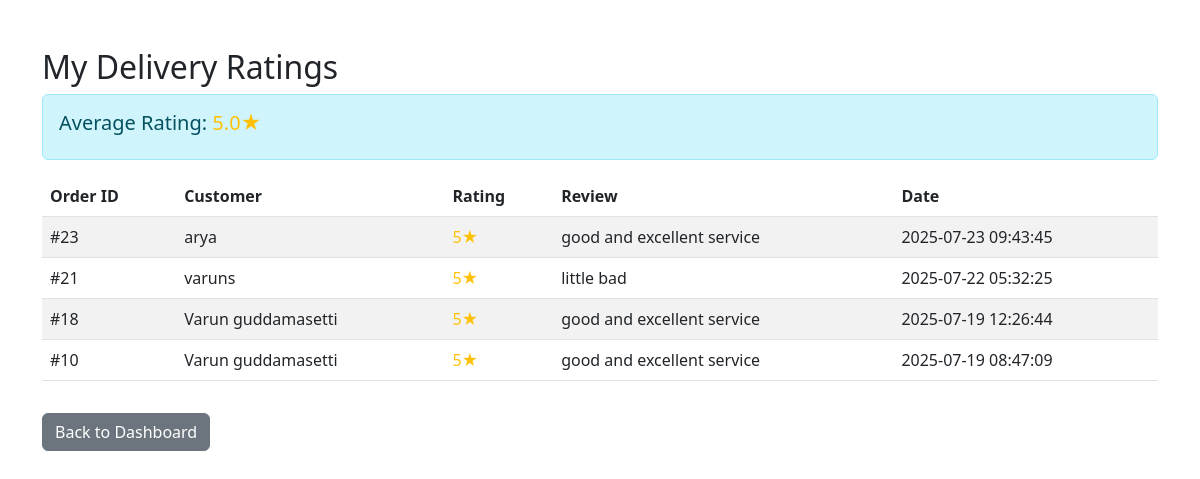
Page /delivery_ratings (signed in) on the earlier database version.
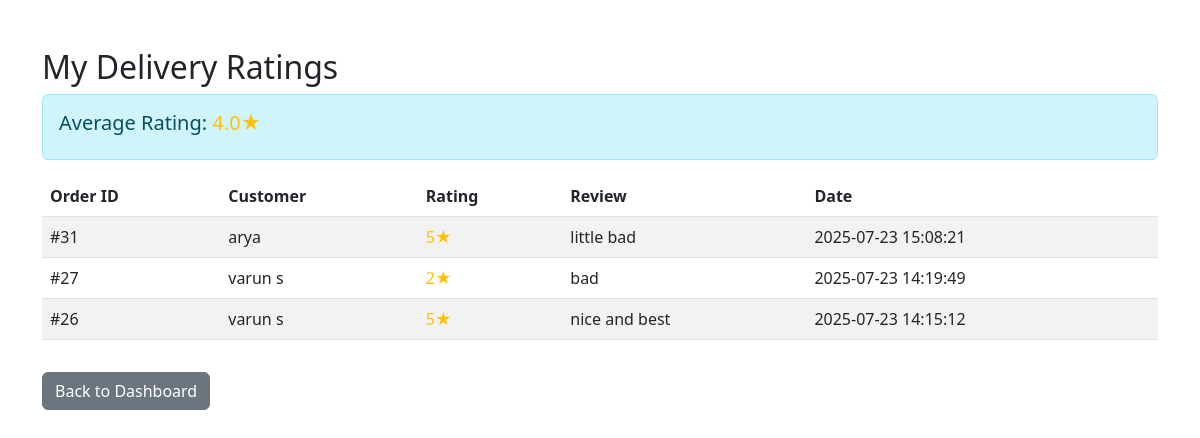
Same page on the later database version.
### tables this page shows
CREATE TABLE delivery_ratings (
        id INTEGER PRIMARY KEY AUTOINCREMENT,
        order_id INTEGER NOT NULL,
        delivery_partner_id INTEGER NOT NULL,
        customer_username TEXT NOT NULL,
        rating INTEGER NOT NULL CHECK (rating >= 1 AND rating <= 5),
        review TEXT,
        timestamp DATETIME DEFAULT CURRENT_TIMESTAMP,
        FOREIGN KEY(order_id) REFERENCES orders(id),
        FOREIGN KEY(delivery_partner_id) REFERENCES delivery_partners(id),
        UNIQUE(order_id, delivery_partner_id)
    );

CREATE TABLE orders (
    id INTEGER PRIMARY KEY AUTOINCREMENT,
    username TEXT NOT NULL,
    items TEXT NOT NULL,
    total REAL NOT NULL,
    address_id INTEGER,
    payment_mode TEXT,
    order_status TEXT DEFAULT 'Order Placed',
    timestamp DATETIME DEFAULT CURRENT_TIMESTAMP
, restaurant_id INTEGER);

### routes/delivery_routes.py (the view)
@delivery_bp.route('/delivery_ratings')
def delivery_ratings():
    if 'delivery_partner_id' not in session:
        return redirect(url_for('delivery.delivery_login'))
    delivery_partner_id = session['delivery_partner_id']
    conn = sqlite3.connect('database.db')
    cursor = conn.cursor()
    try:
        cursor.execute('''SELECT dr.rating, dr.review, dr.timestamp, dr.customer_username, o.id as order_id
                          FROM delivery_ratings dr
                          JOIN orders o ON dr.order_id = o.id
                          WHERE dr.delivery_partner_id = ?
                          ORDER BY dr.timestamp DESC''', (delivery_partner_id,))
        ratings = cursor.fetchall()
        cursor.execute('SELECT AVG(rating) FROM delivery_ratings WHERE delivery_partner_id=?', (delivery_partner_id,))
        avg_rating = cursor.fetchone()[0]
    except Exception as e:
        logging.error(f"Delivery ratings error: {e}")
        flash('An error occurred while loading your ratings. Please try again later.', 'danger')
    finally:
        conn.close()
    ratings_list = []
    for rating, review, timestamp, customer, order_id in ratings:
        ratings_list.append({
            'rating': rating,
            'review': review,
            'timestamp': timestamp,
            'customer': customer,
            'order_id': order_id
        })
    return render_template('delivery_ratings.html', ratings=ratings_list, avg_rating=avg_rating)

### templates/delivery_ratings.html (shortened to what this page needs)
<!DOCTYPE html>
<html lang="en">
<head>
    <link rel="stylesheet" href="https://cdn.jsdelivr.net/npm/bootstrap@5.3.0/dist/css/bootstrap.min.css">
</head>
<body>
<div class="container mt-5">
    <div class="row">
        <div class="col-md-12">
            <h2>My Delivery Ratings</h2>
            {% if avg_rating %}
                <div class="alert alert-info">
                    <h5>Average Rating: <span class="text-warning">{{ "%.1f"|format(avg_rating) }}★</span></h5>
                </div>
            {% endif %}
            {% if ratings %}
                <div class="table-responsive">
                    <table class="table table-striped">
                        <thead>
                            <tr>
                                <th>Order ID</th>
                                <th>Customer</th>
                                <th>Rating</th>
                                <th>Review</th>
                                <th>Date</th>
                            </tr>
                        </thead>
                        <tbody>
                            {% for rating in ratings %}
                            <tr>
                                <td>#{{ rating.order_id }}</td>
                                <td>{{ rating.customer }}</td>
                                <td><span class="text-warning">{{ rating.rating }}★</span></td>
                                <td>
                                    {% if rating.review %}
                                        {{ rating.review }}
                                    {% else %}
                                        <span class="text-muted">No review</span>
                                    {% endif %}
                                </td>
                                <td>{{ rating.timestamp }}</td>
                            </tr>
                            {% endfor %}
                        </tbody>
                    </table>
                </div>
            {% else %}
                <div class="alert alert-warning">
                    <p>No ratings yet. Complete deliveries to receive customer ratings!</p>
                </div>
            {% endif %}
            <div class="mt-3">
                <a href="/delivery_dashboard" class="btn btn-secondary">Back to Dashboard</a>
            </div>
        </div>
    </div>
</div>
</body>
</html>

Differences in the rows shown:
removed delivery_ratings: order_id "23", customer "arya", rating "5", review "good and excellent service", timestamp "2025-07-23 09:43:45"
removed delivery_ratings: order_id "21", customer "varuns", rating "5", review "little bad", timestamp "2025-07-22 05:32:25"
removed delivery_ratings: order_id "18", customer "Varun guddamasetti", rating "5", review "good and excellent service", timestamp "2025-07-19 12:26:44"
removed delivery_ratings: order_id "10", customer "Varun guddamasetti", rating "5", review "good and excellent service", timestamp "2025-07-19 08:47:09"
added delivery_ratings: order_id "31", customer "arya", rating "5", review "little bad", timestamp "2025-07-23 15:08:21"
added delivery_ratings: order_id "27", customer "varun s", rating "2", review "bad", timestamp "2025-07-23 14:19:49"
added delivery_ratings: order_id "26", customer "varun s", rating "5", review "nice and best", timestamp "2025-07-23 14:15:12"
Other differences:
{{ "%.1f"|format(avg_rating) }}: "5.0" → "4.0"
